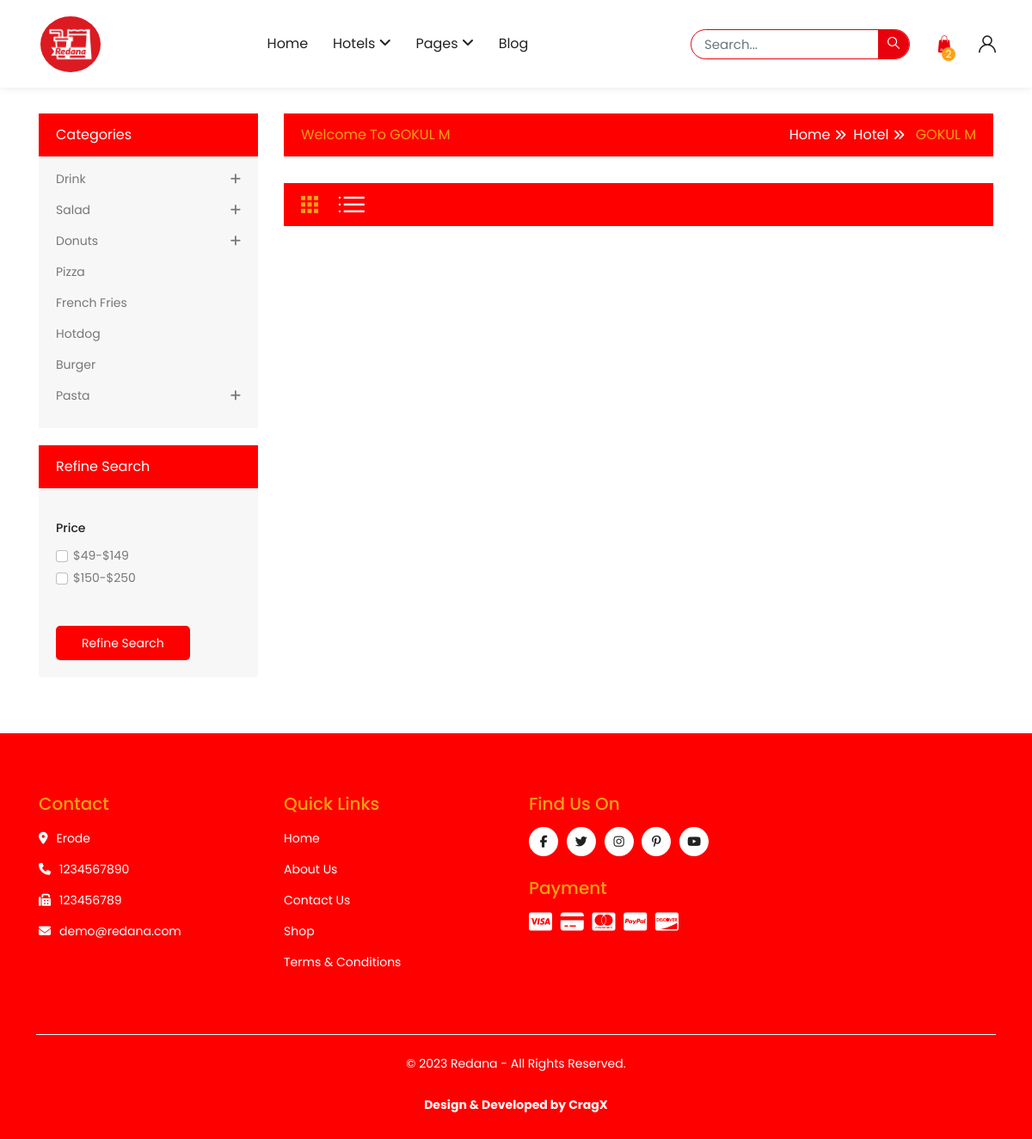
/category.php?vendor_id=5735&name=GOKUL M, run on an earlier commit of the app's database.
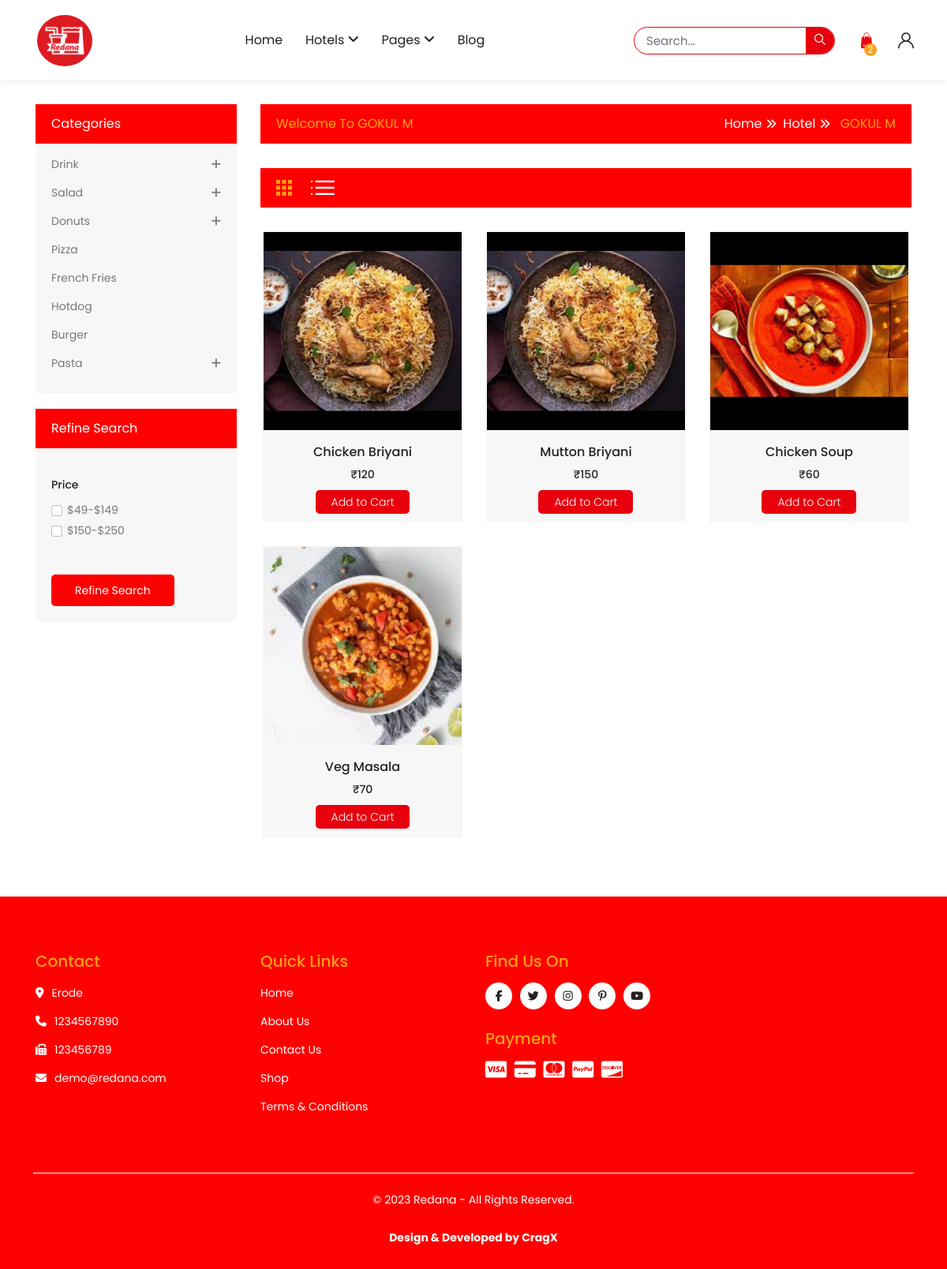
And on a later commit of the database.
### tables this page shows
CREATE TABLE `food_menu` (
  `food_id` int(11) NOT NULL,
  `vendor_id` int(11) NOT NULL,
  `food_name` varchar(50) NOT NULL,
  `food_cost` varchar(10) NOT NULL,
  `cuisines` varchar(100) NOT NULL,
  `cashondelivery` varchar(10) NOT NULL,
  `onlinepayment` varchar(10) NOT NULL,
  `food_snaps` varchar(50) NOT NULL
);

### category.php (the view, shortened to what this page needs)
<?php
include('./requiredfiles/connectiondb.php');
?>
<!DOCTYPE HTML>
<html lang="en-US">
<head>
	<link rel="stylesheet" href="assets/css/bootstrap.min.css">
	<link rel="stylesheet" href="assets/css/owl.carousel.css" type="text/css" media="all" />
	<link rel="stylesheet" href="https://cdnjs.cloudflare.com/ajax/libs/font-awesome/6.4.2/css/all.min.css" />
	<link rel="stylesheet" href="assets/fonts/themability-font.css" type="text/css" media="all" />
	<link rel="stylesheet" href="style.css" type="text/css" media="all" />
	<link rel="stylesheet" href="assets/css/themability_megamenu.css">
</head>
<body class="homepage">
	<header class="">
		<div class="container">
			<div class="header-inner">
				<div class="header-left">
					<div id="logo">
						<a href="index.php">
							<img style="width: 80px;height: 75px; border-radius: 50%; padding: 5px;" src="assets/images/Redana-logo.png" title="redana" alt="Redana" class="img-responsive">
						</a>
					</div>
				</div>
				<div class="header-center">
					<div class="themability_megamenu-style-dev">
						<div class="responsive themability_default">
							<nav class="navbar-default">
								<div class=" container-themability_megamenu   horizontal ">
									<div class="themability_megamenu-wrapper megamenu_typeheader">
										<div class="themability_megamenu-pattern">
											<div class="container">
												<ul class="themability_megamenu" data-megamenuid="55"
													data-transition="slide" data-animationtime="500">
													<li class="home">
														<a href="index.php">
															<span><strong> Home </strong></span>
														</a>
													</li>
													<li class="with-sub-menu click">
														<a href="#" class="clearfix">
															<strong>
																Hotels
															</strong>
															<b class="fa fa-angle-down"></b>
														</a>
													</li>
													<li class="with-sub-menu click">
														<a href="#" class="clearfix">
															<strong>
																Pages
															</strong>
															<b class="fa fa-angle-down"></b>
														</a>
													</li>
													<li class="">
														<a href="#" class="clearfix">
															<strong>
																Blog
															</strong>
														</a>
													</li>
												</ul>
											</div>
										</div>
									</div>
								</div>
							</nav>
						</div>
					</div>
				</div>
				<div class="header-right">
					<div class="search-content">
						<div class="header-search">
							<div id="themabilitySearch" class="input-group themability-search">
								<input type="text" name="search" value="" placeholder="Search..."
									class="form-control input-lg ui-autocomplete-input" />
								<span class="btn-search input-group-btn">
									<button type="button" class="btn btn-default btn-lg"><i
											class="search-icon icon-search"></i></button>
								</span>
							</div>
						</div>
					</div>
					<div class="cart-content">
						<div id="cart" class="btn-group btn-block">
							<button type="button" data-toggle="dropdown"
								data-loading-text="<i class='fa fa-spinner fa-spin' aria-hidden='true'></i>"
								class="btn btn-inverse btn-block btn-lg dropdown-toggle"><i class="icon-bag"></i> <span
									id="cart-total">2<span class="hidden">item(s) - $0.00</span></span></button>
						</div>
					</div>
					<div id="header_ac" class="dropdown">
						<a href="#" title="My Account" class="dropdown-toggle" data-toggle="dropdown">
							<i class="icon-user1"></i><span class="hidden">My Account</span>
						</a>
					</div>
				</div>
			</div>
		</div>
	</header>
	<div class="blog-section donuts">
		<div class="container">
			<div class="row">
				<aside id="column-left" class="col-sm-3">
					<div class="category-content">
						<div class="box-category">
							<h3 class="toggled relative">Categories</h3>
							<ul class="list-unstyled parent" id="select-category">
								<li class="has-more-category">
									<a href="donuts.php" class="list-group-item main-item">Drink<span
											class="toggled"><i class="fa fa-plus"></i></span>
									</a>
								</li>
								<li class="has-more-category">
									<a href="#" class="list-group-item main-item">salad<span class="toggled"></span>
									</a>
								</li>
								<li class="has-more-category">
									<a href="#" class="list-group-item main-item">donuts<span class="toggled"></span>
									</a>
								</li>
								<li class="">
									<a href="#" class="list-group-item ">Pizza<span></span>
									</a>
								</li>
								<li class="">
									<a href="#" class="list-group-item ">french fries<span></span></a>
								</li>
								<li class="">
									<a href="#" class="list-group-item ">hotdog<span></span></a>
								</li>
								<li class="">
									<a href="#" class="list-group-item ">burger<span></span></a>
								</li>
								<li class="has-more-category">
									<a href="#" class="list-group-item main-item">pasta<span class="toggled"></span>
									</a>
								</li>
							</ul>
						</div>
					</div>
					<div class="panel panel-default filter">
						<div class="box-content">
							<div id="filter">
								<h3 class="toggled relative">Refine Search</h3>
								<div class="filter_box">
									<div class="list-group">
										<div class="list-group-items">
											<a class="list-group-item">price</a>
											<div class="list-group-item">
												<div id="filter-group2">
													<div class="checkbox">
														<label>
															<input type="checkbox" name="filter[]" value="3"
																class="form-check-input">
															$49-$149
														</label>
													</div>
													<div class="checkbox">
														<label>
															<input type="checkbox" name="filter[]" value="4"
																class="form-check-input">
															$150-$250
														</label>
													</div>
												</div>
											</div>
										</div>
									</div>
									<div class="panel-footer text-right">
										<button type="button" id="button-filter" class="btn btn-primary">Refine
											Search</button>
									</div>
								</div>
							</div>
						</div>
					</div>
				</aside>
				<div id="content" class="col-sm-9  all-blog">
					<div class="breadcrumb-main">
						<div class="breadcrumb-container clearfix">
							<h1 class="page-title">Welcome to <?php echo $_GET['name'];?></h1>
							<ul class="breadcrumb">
								<li><a href="index.php">Home</a></li>
								<li><a href="hotel-index.php">Hotel</a></li>
								<li><a href="category.php"> <?php echo $_GET['name'];?></a></li>
							</ul>
						</div>
					</div>
					<div class="row">
						<div class="category-desc col-sm-12">
						</div>
					</div>
					<div class="category-info">
						<div class="row">
							<div class="col-sm-2 col-xs-5 category-list-grid">
								<div class="btn-group btn-group-sm">
									<button type="button" id="grid-view" class="btn btn-default active"
										data-toggle="tooltip" title="" data-original-title="Grid"><i
											class="icon-grid"></i></button>
									<button type="button" id="list-view" class="btn btn-default" data-toggle="tooltip"
										title="" data-original-title="List"><i class="icon-list"></i></button>
								</div>
							</div>
						</div>
					</div>
					<div class="category-row row">
						<?php
						$categorysql = "SELECT * FROM food_menu WHERE vendor_id = '{$_GET['vendor_id']}' ORDER BY cuisines ASC";
						$categoryres = $con->query($categorysql);
						if($categoryres){
							foreach($categoryres as $categoryrow){
								echo "<div class='product-layout product-list col-xs-12'>
								<div class='product-thumb'>
									<div class='image'>
										<a href='product.php' class='thumb-image'>
											<img src='./vendor/foodimages/{$categoryrow['food_snaps']}' alt='gorgonzola' title='gorgonzola'
												class='img-responsive'>
										</a>
									</div>
									<div class='product-description'>
										<div style='text-align: center;' class='caption'>
											<div class='title-rating clearfix'>
												<h4 class='product-title'><a href='product.php'>{$categoryrow['food_name']}</a>
												</h4>
											</div>
											<div style='text-align: center;' class='price-cartbtn clearfix'>
												<p class='price'>
													₹{$categoryrow['food_cost']}
												</p>
												<br>
												<button class='addcart' type='button'><i
														class='icon-shopping-bag hidden'></i>
													<span class=''><a href='##'>Add to Cart</a>
													</span></button>
											</div>
										</div>
									</div>
								</div>
							</div>
							";
							}
						}
						?>
					</div>
				</div>
			</div>
		</div>
	</div>
	<footer>
		<div  class="container">
			<div class="footer-top">
				<div class="row">
					<div class="col-md-3">
						<div class="position-footer-left">
							<h5 class="toggled title">
								contact
							</h5>
							<ul class="list-unstyled">
								<li>
									<div class="site">
										<div class="contact_title"><i class="fa-solid fa-location-dot"></i></div>
										<div class="contact_site">Erode</div>
									</div>
								</li>
								<li>
									<div class="phone">
										<div class="contact_title"><i class="fa fa-phone"></i></div>
										<div class="contact_site">1234567890</div>
									</div>
								</li>
								<li>
									<div class="fax">
										<div class="contact_title"><i class="fa fa-fax"></i></div>
										<div class="contact_site">123456789</div>
									</div>
								</li>
								<li>
									<div class="email">
										<div class="contact_title"><i class="fa fa-envelope"></i></div>
										<div class="contact_site"><a href="mailto:#.com" class="contact_site">demo@redana.com</a></div>
									</div>
								</li>
							</ul>
						</div>
					</div>
					<div class="col-md-3">
						<h5 class="toggled">Quick links</h5>
						<ul class="list-unstyled">
							<li><a href="index.php" class="contact_site">Home</a></li>
							<li><a href="#" class="contact_site">About
									Us</a></li>
							<li><a href="#" class="contact_site">Contact
									Us</a></li>
							<li><a href="#" class="contact_site">Shop</a></li>
							<li><a href="#">Terms & Conditions</a></li>
						</ul>
					</div>
					<div class="col-md-3">
						<div class="position-footer-right">
							<div class="follow-link">
								<h4>find us on</h4>
								<div class="social-media">
									<a href="#" title="facebook"><i class="fa-brands fa-facebook-f"></i></a>
									<a href="#" title="facebook"><i class="fa-brands fa-twitter"></i></a>
									<a href="#" title="facebook"><i class="fa-brands fa-instagram"></i></a>
									<a href="#" title="facebook"><i class="fa-brands fa-pinterest-p"></i></a>
									<a href="#" title="facebook"><i class="fa-brands fa-youtube"></i></a>
								</div>
							</div>
							<div class="payment-link">
								<h4>payment</h4>
								<div class="payment-method">
									<a><i class="fa-brands fa-cc-visa"></i></a>
									<a><i class="fa fa-credit-card"></i></a>
									<a><i class="fa-brands fa-cc-mastercard"></i></a>
									<a><i class="fa-brands fa-cc-paypal"></i></a>
									<a><i class="fa-brands fa-cc-discover"></i></a>
								</div>
							</div>
						</div>
					</div>
				</div>
			</div>
			<p class="copyright"><a href="#"></a>© 2023 Redana - All Rights Reserved.<br><br><a href="http://cragx.rf.gd" target="_blank" ><b>Design & Developed by CragX</b></a></p>
		</div>
	</footer>
	<link href="../../cdnjs.cloudflare.com/ajax/libs/animate.css/3.7.2/animate.min.css" rel="stylesheet"/>
</body>
</html>

### assets/css/themability_megamenu.css (style rules this page uses)
.container-themability_megamenu .container { width: auto; padding: 0; }
.themability_megamenu-style-dev .navbar-default { background: transparent; position: relative; }
.themability_megamenu-wrapper { position: relative; }
ul.themability_megamenu { margin: 0px; list-style: none; position: relative; padding: 0 25px; }
ul.themability_megamenu>li { display: inline-block; }
ul.themability_megamenu>li>a { display: block; position: relative; font-size: 16px; padding: 7px 0; text-transform: capitalize; margin: 7px 0; }
ul.themability_megamenu>li>a strong { font-weight: 400; display: inline-block; }
@media (min-width: 992px) { .horizontal ul.themability_megamenu>li+li { margin-left: 25px; } }
@media (min-width: 992px) { .horizontal ul.themability_megamenu>li>a:after { content: ""; background: var(--secondary-hover-color); height: 2px; width: 0; position: absolute; left: 0; right: 0; bottom: 0; margin: auto; -webkit-transition: all .5s ease; -moz-transition: all .5s ease; -ms-transition: all .5s ease; -o-transition: all .5s ease; transition: all .5s ease; } }

What changed in the data, as far as the page shows it:
added food_menu: food_snaps (picture), food_name "Chicken Briyani", food_cost "120"
added food_menu: food_snaps (picture), food_name "Mutton Briyani", food_cost "150"
added food_menu: food_snaps (picture), food_name "Chicken Soup", food_cost "60"
added food_menu: food_snaps (picture), food_name "Veg Masala", food_cost "70"
